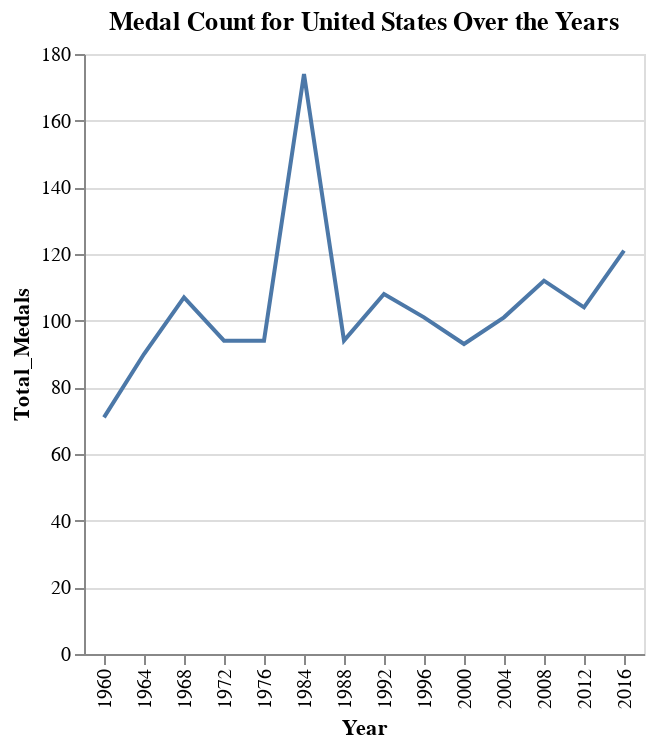

The code cell stored with this chart in its notebook:
### Code cell
# Specify the country
country_name = "United States"

# Query for GDP, population, and medals over the years
country_data = con.execute(f"""
    SELECT gdp.Year, gdp.GDP, gdp."GDP-Per-Capita", gdp."GDP-Growth", pop."2022 Population", 
           (medals.Gold + medals.Silver + medals.Bronze) AS Total_Medals
    FROM gdp
    JOIN population pop ON gdp.Country = pop."Country/Territory"
    JOIN olympic_medals medals ON gdp.Country = medals.Country_Name AND gdp.Year = medals.Year
    WHERE gdp.Country = '{country_name}'
    ORDER BY gdp.Year
""").df()

# Create the line chart
line_chart = alt.Chart(country_data).mark_line().encode(
    x='Year:O',
    y='Total_Medals:Q',
    tooltip=['Year', 'Total_Medals', 'GDP', '2022 Population']
).properties(
    title=f'Medal Count for {country_name} Over the Years'
)

line_chart.show()

### Figure 1 — Vega-Lite specification as saved in the notebook (floating-point values rounded to 4 significant figures)
{"config": {"view": {"continuousWidth": 300, "continuousHeight": 300}}, "data": {"name": "data-a8d3699bb400e641deeeb72c4c5b0336"}, "mark": {"type": "line"}, "encoding": {"tooltip": [{"field": "Year", "type": "quantitative"}, {"field": "Total_Medals", "type": "quantitative"}, {"field": "GDP", "type": "quantitative"}, {"field": "2022 Population", "type": "quantitative"}], "x": {"field": "Year", "type": "ordinal"}, "y": {"field": "Total_Medals", "type": "quantitative"}}, "title": "Medal Count for United States Over the Years", "$schema": "https://vega.github.io/schema/vega-lite/v5.20.1.json", "datasets": {"data-a8d3699bb400e641deeeb72c4c5b0336": [{"Year": 1960, "GDP": 3442000000000.0, "GDP-Per-Capita": 18450.0, "GDP-Growth": 6.1, "2022 Population": 338289857, "Total_Medals": 71}, {"Year": 1964, "GDP": 4308000000000.0, "GDP-Per-Capita": 21920.0, "GDP-Growth": 6.5, "2022 Population": 338289857, "Total_Medals": 90}, {"Year": 1968, "GDP": 4759000000000.0, "GDP-Per-Capita": 23210.0, "GDP-Growth": -0.2541, "2022 Population": 338289857, "Total_Medals": 107}, {"Year": 1972, "GDP": 5436000000000.0, "GDP-Per-Capita": 25420.0, "GDP-Growth": -0.5405, "2022 Population": 338289857, "Total_Medals": 94}, {"Year": 1976, "GDP": 6313000000000.0, "GDP-Per-Capita": 28360.0, "GDP-Growth": 5.535, "2022 Population": 338289857, "Total_Medals": 94}, {"Year": 1984, "GDP": 7906000000000.0, "GDP-Per-Capita": 32930.0, "GDP-Growth": 3.463, "2022 Population": 338289857, "Total_Medals": 174}, {"Year": 1988, "GDP": 9001000000000.0, "GDP-Per-Capita": 36060.0, "GDP-Growth": 1.886, "2022 Population": 338289857, "Total_Medals": 94}, {"Year": 1992, "GDP": 9950000000000.0, "GDP-Per-Capita": 37810.0, "GDP-Growth": 4.029, "2022 Population": 338289857, "Total_Medals": 108}, {"Year": 1996, "GDP": 11570000000000.0, "GDP-Per-Capita": 41940.0, "GDP-Growth": 4.481, "2022 Population": 338289857, "Total_Medals": 101}, {"Year": 2000, "GDP": 12970000000000.0, "GDP-Per-Capita": 45090.0, "GDP-Growth": 1.742, "2022 Population": 338289857, "Total_Medals": 93}, {"Year": 2004, "GDP": 14740000000000.0, "GDP-Per-Capita": 49410.0, "GDP-Growth": 2.855, "2022 Population": 338289857, "Total_Medals": 101}, {"Year": 2008, "GDP": 14990000000000.0, "GDP-Per-Capita": 48470.0, "GDP-Growth": 2.564, "2022 Population": 338289857, "Total_Medals": 112}, {"Year": 2012, "GDP": 16240000000000.0, "GDP-Per-Capita": 51020.0, "GDP-Growth": 2.452, "2022 Population": 338289857, "Total_Medals": 104}, {"Year": 2016, "GDP": 17840000000000.0, "GDP-Per-Capita": 54540.0, "GDP-Growth": 2.857, "2022 Population": 338289857, "Total_Medals": 121}]}}
